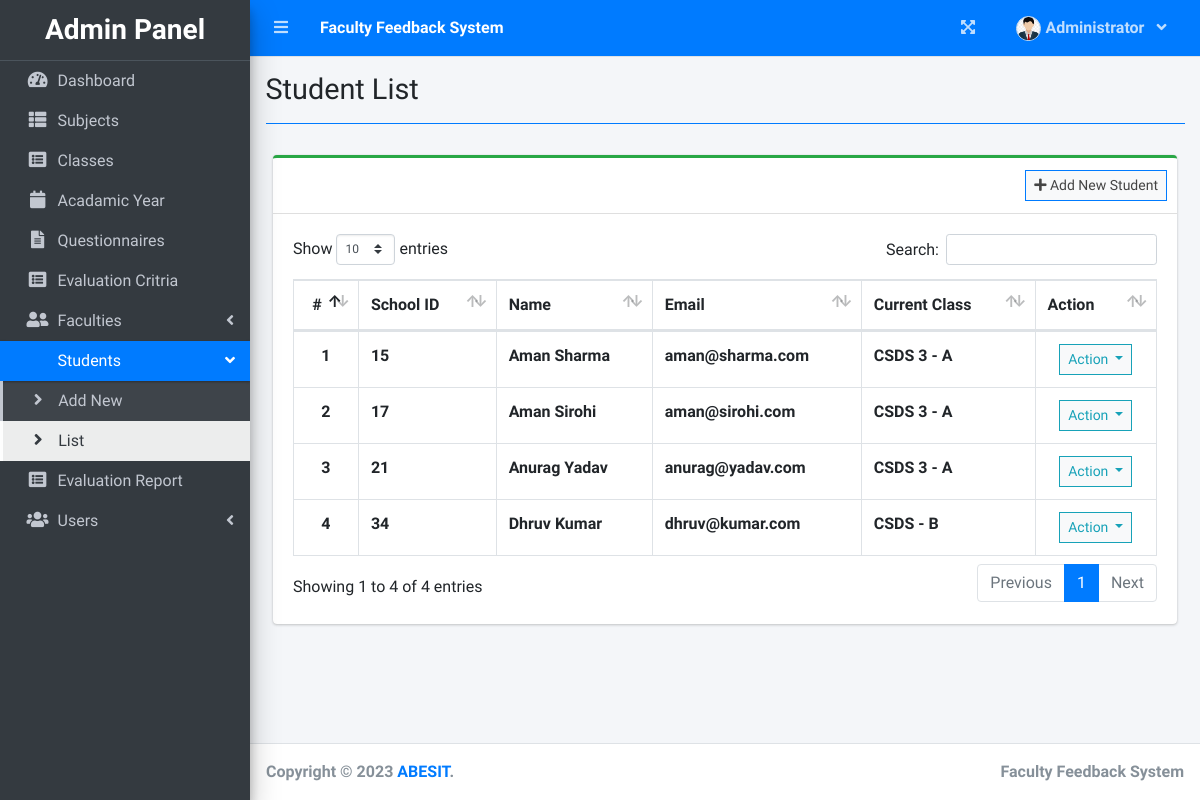
The app's page /index.php?page=student_list (signed in) with its own data.
### tables this page shows
CREATE TABLE `student_list` (
  `id` int(30) NOT NULL,
  `school_id` varchar(100) NOT NULL,
  `firstname` varchar(200) NOT NULL,
  `lastname` varchar(200) NOT NULL,
  `email` varchar(200) NOT NULL,
  `password` text NOT NULL,
  `class_id` int(30) NOT NULL,
  `avatar` text NOT NULL DEFAULT 'no-image-available.png',
  `date_created` datetime NOT NULL DEFAULT current_timestamp()
);

### admin/student_list.php (the view, shortened to what this page needs)
<?php include'db_connect.php' ?>
<div class="col-lg-12">
	<div class="card card-outline card-success">
		<div class="card-header">
			<div class="card-tools">
				<a class="btn btn-block btn-sm btn-default btn-flat border-primary" href="./index.php?page=new_student"><i class="fa fa-plus"></i> Add New Student</a>
			</div>
		</div>
		<div class="card-body">
			<table class="table tabe-hover table-bordered" id="list">
				<thead>
					<tr>
						<th class="text-center">#</th>
						<th>School ID</th>
						<th>Name</th>
						<th>Email</th>
						<th>Current Class</th>
						<th>Action</th>
					</tr>
				</thead>
				<tbody>
					<?php
					$i = 1;
					$class= array();
					$classes = $conn->query("SELECT id,concat(curriculum,' ',level,' - ',section) as `class` FROM class_list");
					while($row=$classes->fetch_assoc()){
						$class[$row['id']] = $row['class'];
					}
					$qry = $conn->query("SELECT *,concat(firstname,' ',lastname) as name FROM student_list order by concat(firstname,' ',lastname) asc");
					while($row= $qry->fetch_assoc()):
					?>
					<tr>
						<th class="text-center"><?php echo $i++ ?></th>
						<td><b><?php echo $row['school_id'] ?></b></td>
						<td><b><?php echo ucwords($row['name']) ?></b></td>
						<td><b><?php echo $row['email'] ?></b></td>
						<td><b><?php echo isset($class[$row['class_id']]) ? $class[$row['class_id']] : "N/A" ?></b></td>
						<td class="text-center">
							<button type="button" class="btn btn-default btn-sm btn-flat border-info wave-effect text-info dropdown-toggle" data-toggle="dropdown" aria-expanded="true">
		                      Action
		                    </button>
						</td>
					</tr>
				<?php endwhile; ?>
				</tbody>
			</table>
		</div>
	</div>
</div>

### records on screen
student_list: school "15", name "Aman Sharma", email "aman@sharma.com", class "CSDS 3 - A"
student_list: school "17", name "Aman Sirohi", email "aman@sirohi.com", class "CSDS 3 - A"
student_list: school "21", name "Anurag Yadav", email "anurag@yadav.com", class "CSDS 3 - A"
student_list: school "34", name "Dhruv Kumar", email "dhruv@kumar.com", class "CSDS - B"

### other values on screen
$_SESSION['system']['name'] "Faculty Feedback System"
$_SESSION['login_firstname'] "Administrator"
$title "Student List"
